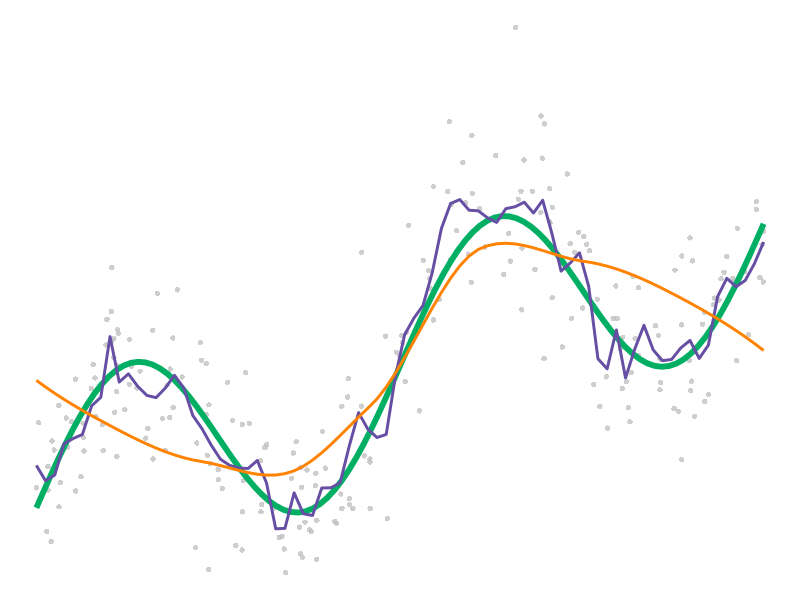
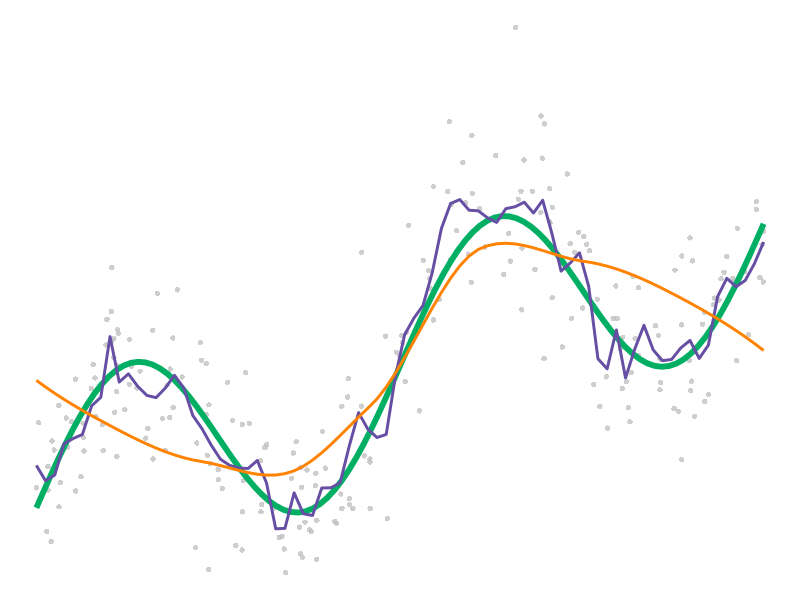

Recreate these plots in R, in order.
n = 250
set.seed(20200610)
x = sort(runif(n, -2*pi, 2*pi))
fx <- function(x) .75*sin(x) + x/(2*pi)
y = fx(x) + rnorm(n, sd=.35)
blue="#00A7E1"
red="#ff3100"
orange="#ff8300"
green="#00af64"
purple = "#654ea3"


library(ggplot2)

ggplot(data.frame(x=x,y=y)) +
  geom_point(aes(x,y),color="grey",alpha=.75, shape = 16) +
  theme_void() +
  stat_function(fun=fx, color=green, size=2) +
  geom_smooth(aes(x,y), se=FALSE, span=.075, color=purple) +
  #geom_smooth(aes(x,y), se=FALSE, span=.15, color=orange) +
  geom_smooth(aes(x,y), se=FALSE, span=.75, color=orange)
ggsave(here::here("assets","img","smooths.jpg"), width=9, height=4.5)
